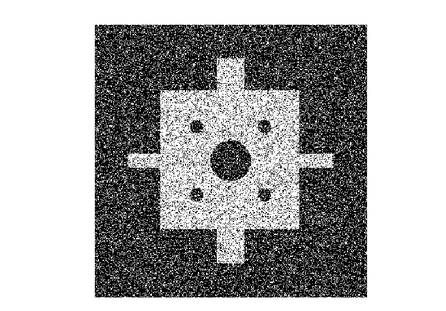
#> input picture Input.png, 446 x 311 px, shrunk from 757 x 528 before the run
$ python encrypt.py
#> lines starting #> are read from the running program, lines starting #| are printed output that depends on the picture; after the words box and inside, x2 and y2 are one past the last pixel; in counts of white or black regions, pixels touching at a corner belong together
import cv2
import numpy as np
import random

def generate_shares(image_path, output_share1_path, output_share2_path):
    # Load the binary image
#> called with image_path = './Input.png', output_share1_path = 'share1.png', output_share2_path = 'share2.png'
    img = cv2.imread(image_path, cv2.IMREAD_GRAYSCALE)
#> img is the input picture: shape (311, 446); min 0, max 255, mean 169.3
    _, binary_img = cv2.threshold(img, 127, 255, cv2.THRESH_BINARY)
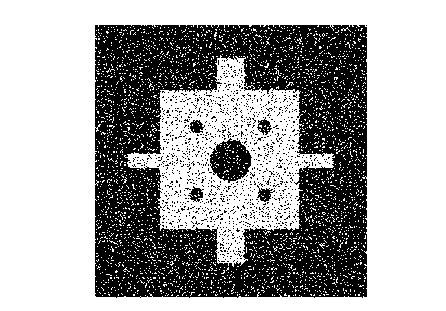
#> binary_img: shape (311, 446); 64.2% white; 1148 black regions (1142 under 20 px), largest, box (x1, y1, x2, y2) and area: (95, 25, 367, 298) 45492, (210, 138, 252, 183) 1191, (257, 185, 275, 202) 143, (257, 117, 272, 135) 131, (188, 186, 204, 202) 131, (190, 120, 205, 133) 129

    # Define sub-pixel patterns for (2, 2) scheme
    C1 = [
        [[1, 1, 0, 0], [1, 1, 0, 0]],
        [[1, 0, 1, 0], [1,0, 1, 0]],
        [[0, 1, 0, 1], [0,1,0,1]],
        [[0,0,1,1], [0,0, 1, 1]],
        [[1,0,0,1], [1,0,0,1]],
        [[0,1,1,0],[0,1,1,0]]
    ]
    C0 = [
        [[1, 1, 0, 0], [0, 0, 1, 1]],
        [[1, 0, 1, 0], [0, 1, 0, 1]],
        [[0,1,0,1],[1,0,1,0]],
        [[0, 0, 1, 1], [1, 1, 0, 0]],
        [[1,0,0,1],[0,1,1,0]],
        [[0, 1, 1, 0], [1, 0, 0, 1]]

    ]

    # Get dimensions
    height, width = binary_img.shape
#> height = 311; width = 446

    # Initialize empty arrays for shares
    share1 = np.zeros((height * 2, width * 2), dtype=np.uint8)
    share2 = np.zeros((height * 2, width * 2), dtype=np.uint8)

    # Generate a random sequence number p
    p = random.randint(100, 1000)

    # Create the shares
    for i in range(height):
        for j in range(width):
            pixel = binary_img[i, j]  # 0 for black, 1 for white
            rand_index = (i * width + j) % p % 6  # Modulo operation to get index
            if pixel == 0:  # Black pixel
                subpixels = C0[rand_index]
            else:  # White pixel
                subpixels = C1[rand_index]

            # Fill in the shares with sub-pixels
            share1[i * 2:(i + 1) * 2, j * 2:(j + 1) * 2] = np.array(subpixels[0]).reshape(2, 2) * 255
            share2[i * 2:(i + 1) * 2, j * 2:(j + 1) * 2] = np.array(subpixels[1]).reshape(2, 2) * 255
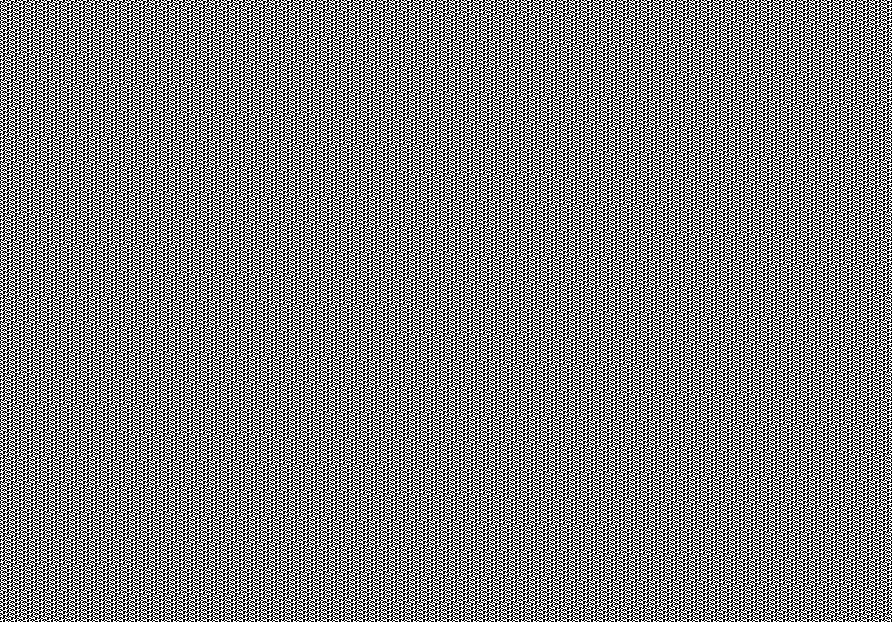
#> share1: shape (622, 892); 50% white in thin lines or dots
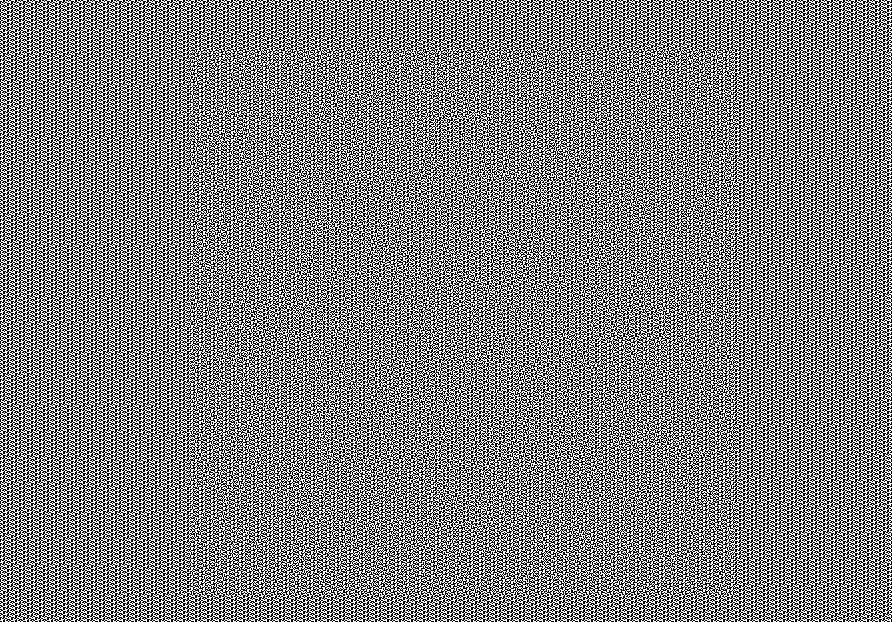
#> share2: shape (622, 892); 50% white in thin lines or dots

    # Save the shares as images
    cv2.imwrite(output_share1_path, share1)
    cv2.imwrite(output_share2_path, share2)
    print(f"Shares saved as {output_share1_path} and {output_share2_path}")

# Usage example
input_image_path = "./Input.png"  # Replace with your input file path
output_share1_path = "share1.png"
output_share2_path = "share2.png"

generate_shares(input_image_path, output_share1_path, output_share2_path)
